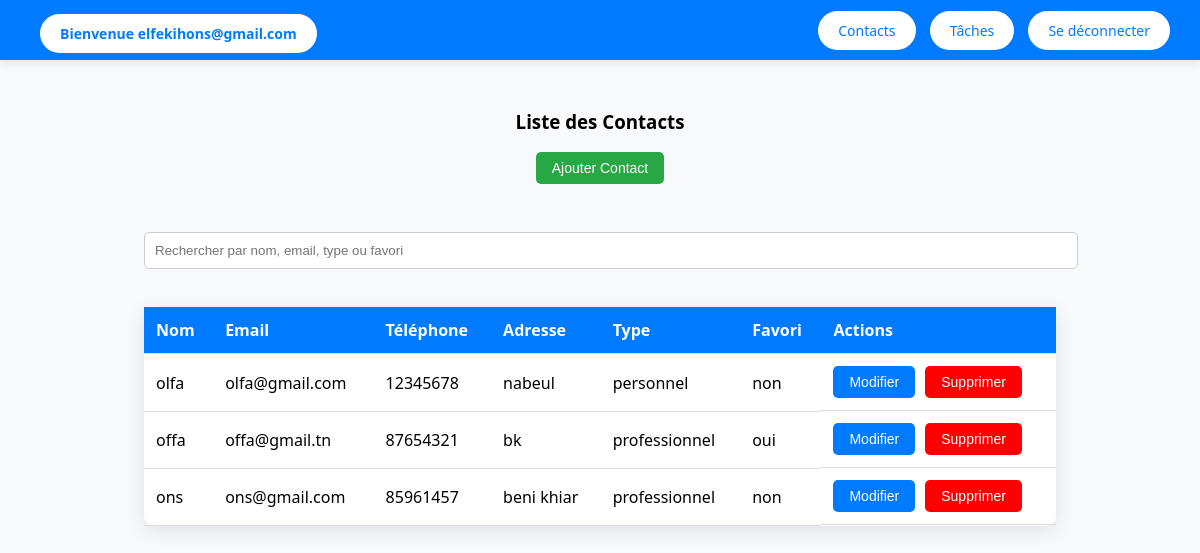
Screenshot of /contacts (signed in) with the database file from the repository.
### tables this page shows
CREATE TABLE contacts (
    idContact INTEGER PRIMARY KEY AUTOINCREMENT,
    nom TEXT NOT NULL unique,
    telephone TEXT NOT NULL unique,
    email TEXT NOT NULL unique,
    adresse TEXT,
    type TEXT CHECK(type IN ('professionnel', 'personnel')),
    favori BOOLEAN DEFAULT 0,
    idUtilisateur INTEGER,
    FOREIGN KEY (idUtilisateur) REFERENCES utilisateurs(idUtilisateur)
);

### app.py (the view)
@app.route("/contacts")
def contacts():
    if "utilisateur_id" not in session:
        return redirect("/login")
    utilisateur_id = session["utilisateur_id"]
    conn = get_db_connection()
    contacts = conn.execute(
        "SELECT * FROM contacts WHERE idUtilisateur = ?",
        (utilisateur_id,)
    ).fetchall()
    nb_personnels = conn.execute(
        "SELECT COUNT(*) FROM contacts WHERE idUtilisateur = ? AND type = 'personnel'",
        (utilisateur_id,)
    ).fetchone()[0]
    nb_professionnels = conn.execute(
        "SELECT COUNT(*) FROM contacts WHERE idUtilisateur = ? AND type = 'professionnel'",
        (utilisateur_id,)
    ).fetchone()[0]
    conn.close()
    return render_template(
        "contacts.html",
        email=session["email"],
        contacts=contacts,
        nb_contacts_personnels=nb_personnels,
        nb_contacts_professionnels=nb_professionnels,
        nb_contacts_total=nb_personnels + nb_professionnels
    )

### app.py (called while the page is built)
def get_db_connection():
    conn = sqlite3.connect("carnet_contactsN.db")
    conn.row_factory = sqlite3.Row
    return conn

### templates/contacts.html (shortened to what this page needs)
<!DOCTYPE html>
<html lang="fr">
<head>
</head>
<body>
    <div class="navbar">
        <h2><a href="/dashboard">Bienvenue {{ email }}</a></h2>
        <div>
            <a href="/contacts">Contacts</a>
            <a href="/taches">Tâches</a>
            <a href="/logout">Se déconnecter</a>
        </div>
    </div>
    <div class="main-content">
        <h3>Liste des Contacts</h3>
        <button class="btn add-contact-btn" id="addContactBtn">Ajouter Contact</button>
<div style="margin-top: 20px; width: 80%;">
    <input type="text" id="searchInput" placeholder="Rechercher par nom, email, type ou favori" style="width: 100%; padding: 10px; border-radius: 5px; border: 1px solid #ccc;">
</div>
        <table>
            <thead>
                <tr>
                    <th>Nom</th>
                    <th>Email</th>
                    <th>Téléphone</th>
                    <th>Adresse</th>
                    <th>Type</th>
                    <th>Favori</th>
                    <th>Actions</th>
                </tr>
            </thead>
            <tbody>
                {% for contact in contacts %}
                    <tr>
                        <td>{{ contact.nom }}</td>
                        <td>{{ contact.email }}</td>
                        <td>{{ contact.telephone }}</td>
                        <td>{{ contact.adresse }}</td>
                        <td>{{ contact.type }}</td>
                        <td>{{ contact.favori }}</td>
                        <td class="action-buttons">
                            <button class="btn" onclick="ouvrirFormulaireModification('{{ contact.idContact }}', '{{ contact.nom }}', '{{ contact.email }}', '{{ contact.telephone }}', '{{ contact.adresse }}', '{{ contact.type }}', '{{ contact.favori }}')">Modifier</button>
                          <button class="btn btn-danger" onclick="confirmerSuppression('{{ contact.idContact }}', '{{ contact.nom }}')">Supprimer</button>
                        </td>
                    </tr>
                {% endfor %}
            </tbody>
        </table>
    </div>
</body>
</html>

### templates/contacts.html (style rules this page uses)
body { margin: 0; font-family: 'Segoe UI', Tahoma, Geneva, Verdana, sans-serif; background-color: #f7f9fc; display: flex; height: 100vh; flex-direction: column; }
a { text-decoration: none; }
.navbar { background-color: #007bff; color: white; padding: 15px 30px; display: flex; justify-content: space-between; align-items: center; box-shadow: 0 2px 10px rgba(0, 0, 0, 0.1); }
.navbar h2 { margin: 0; font-size: 22px; }
.navbar a { background-color: #ffffff; color: #007bff; padding: 10px 20px; border-radius: 25px; transition: background-color 0.3s ease; font-size: 14px; margin-left: 10px; }
.main-content { padding: 30px; flex-grow: 1; display: flex; flex-direction: column; align-items: center; }
table { width: 80%; border-collapse: collapse; margin-top: 30px; background-color: white; border-radius: 10px; box-shadow: 0 4px 20px rgba(0, 0, 0, 0.1); }
th, td { padding: 12px; text-align: left; border-bottom: 1px solid #ddd; }
th { background-color: #007bff; color: white; }
.action-buttons { display: flex; gap: 10px; }
.btn { background-color: #007bff; color: white; padding: 8px 16px; border-radius: 5px; text-align: center; cursor: pointer; font-size: 14px; border: none; transition: background-color 0.3s ease; }
.btn.btn-danger { background-color: red; }
.add-contact-btn { background-color: #28a745; margin-bottom: 20px; }
input[type="text"], input[type="email"], input[type="tel"] { width: 100%; padding: 12px; margin: 8px 0; border-radius: 5px; border: 1px solid #ddd; }

### rows the page displays
contacts: nom "olfa", email "olfa@gmail.com", telephone "12345678", adresse "nabeul", type "personnel", favori "non"
contacts: nom "offa", email "offa@gmail.tn", telephone "87654321", adresse "bk", type "professionnel", favori "oui"
contacts: nom "ons", email "ons@gmail.com", telephone "85961457", adresse "beni khiar", type "professionnel", favori "non"

### other values shown
{{ email }} "elfekihons@gmail.com"
